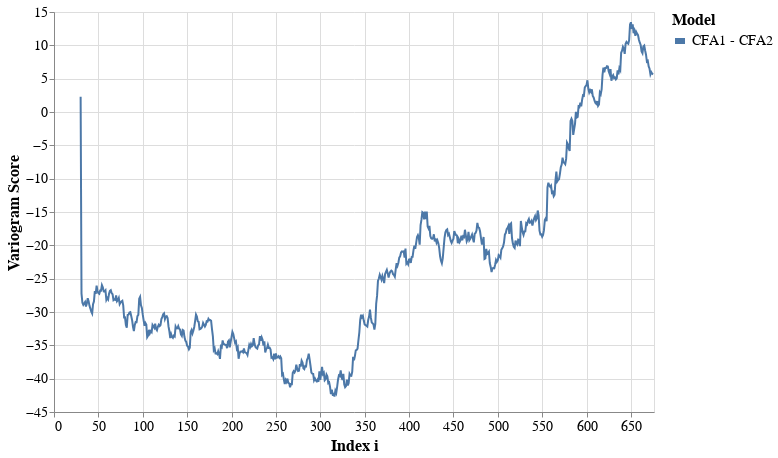

Notebook source saved alongside this figure:
### Code cell
width = 600
height = 400
c = alt.Chart(scrldf).mark_line(
    strokeWidth = 2,
    ).encode(
    alt.X('t:Q', title='Index i', scale=alt.Scale(domain=[0,676])),
    alt.Y('value:Q', title='Variogram Score'),
    alt.Color('Model')
    ).properties(
    width=width, height=height
    ).configure_legend(
    titleFontSize=16,
    labelFontSize=14,
    symbolStrokeWidth=6
    ).configure_axis(
    labelFontSize=14,
    titleFontSize=16
).interactive()

c

### Figure 1 — Vega-Lite specification as saved in the notebook (floating-point values rounded to 4 significant figures; data arrays with more than 128 entries replaced by an {"elided": "..."} marker saying what was removed)
{"config": {"view": {"continuousWidth": 400, "continuousHeight": 300}, "axis": {"labelFontSize": 14, "titleFontSize": 16}, "legend": {"labelFontSize": 14, "symbolStrokeWidth": 6, "titleFontSize": 16}}, "data": {"name": "data-efaf811a72b3ff3ad57bed938d242ece"}, "mark": {"type": "line", "strokeWidth": 2}, "encoding": {"color": {"type": "nominal", "field": "Model"}, "x": {"type": "quantitative", "field": "t", "scale": {"domain": [0, 676]}, "title": "Index i"}, "y": {"type": "quantitative", "field": "value", "title": "Variogram Score"}}, "height": 400, "selection": {"selector003": {"type": "interval", "bind": "scales", "encodings": ["x", "y"]}}, "width": 600, "$schema": "https://vega.github.io/schema/vega-lite/v4.8.1.json", "datasets": {"data-efaf811a72b3ff3ad57bed938d242ece": {"elided": "646 records"}}}
